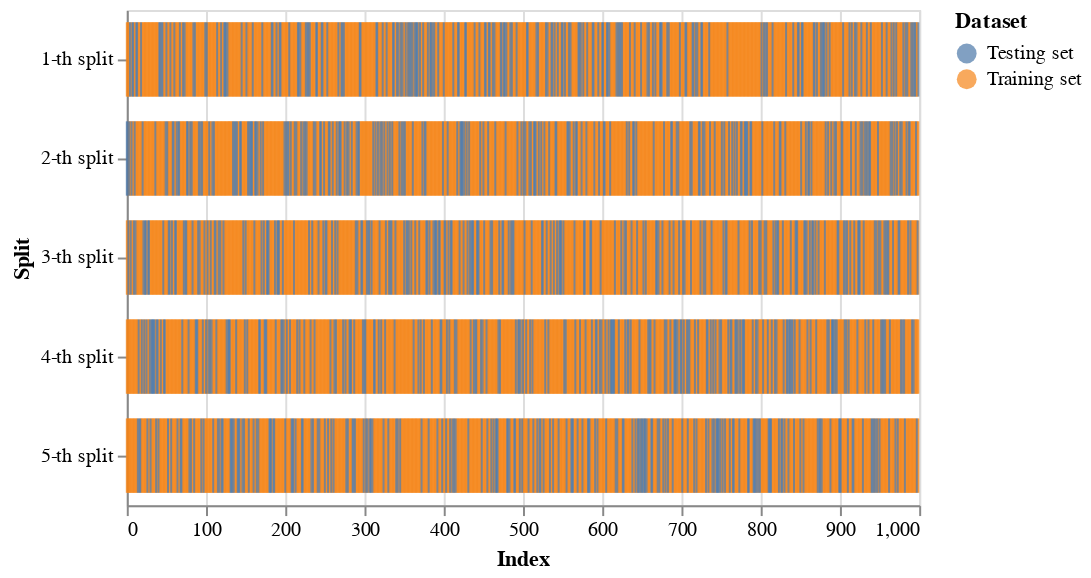

Notebook code for this chart:
### Markdown cell above
시각화를 위해서 **shuffle**을 **False**로 했지만, **True**로 해서 전체 데이터를 섞어주는게 일반적이다.

### Code cell
import numpy as np
from sklearn.datasets import make_classification
from sklearn.model_selection import StratifiedKFold


X, y = make_classification(
    n_samples=1000, # 총 샘플 개수
    n_features=15, # 특성값 수
    n_redundant=1, # 다중공선성을 가지는 특성값 수
    n_clusters_per_class=1, # 레이블 값 별 데이터 군집의 수
    weights=[0.99, 0.01], # 레이블 값 비율
    flip_y=0, # 레이블 값에 적용할 노이즈 비율
    random_state=42
)

splitter = StratifiedKFold(
    n_splits=5, # 생성할 Split의 갯수 (또는 k)
    shuffle=True, # Split 생성 전 전체 데이터를 무작위로 섞을건지 여부
    random_state=42
)

chart, stat = vis_and_stats(splitter, X, y)
display(chart)
display(stat)

### Figure 1 — Vega-Lite specification as saved in the notebook (floating-point values rounded to 4 significant figures; data arrays with more than 128 entries replaced by an {"elided": "..."} marker saying what was removed)
{"config": {"view": {"continuousWidth": 400, "continuousHeight": 300}}, "data": {"name": "data-9d3c25128c1122349e20690b9d8574b0"}, "mark": {"type": "tick", "bandSize": 20, "thickness": 1}, "encoding": {"color": {"field": "Dataset", "type": "nominal"}, "x": {"field": "Index", "type": "quantitative"}, "y": {"field": "Split", "type": "ordinal"}}, "height": 250, "$schema": "https://vega.github.io/schema/vega-lite/v4.17.0.json", "datasets": {"data-9d3c25128c1122349e20690b9d8574b0": {"elided": "5000 records"}}}
